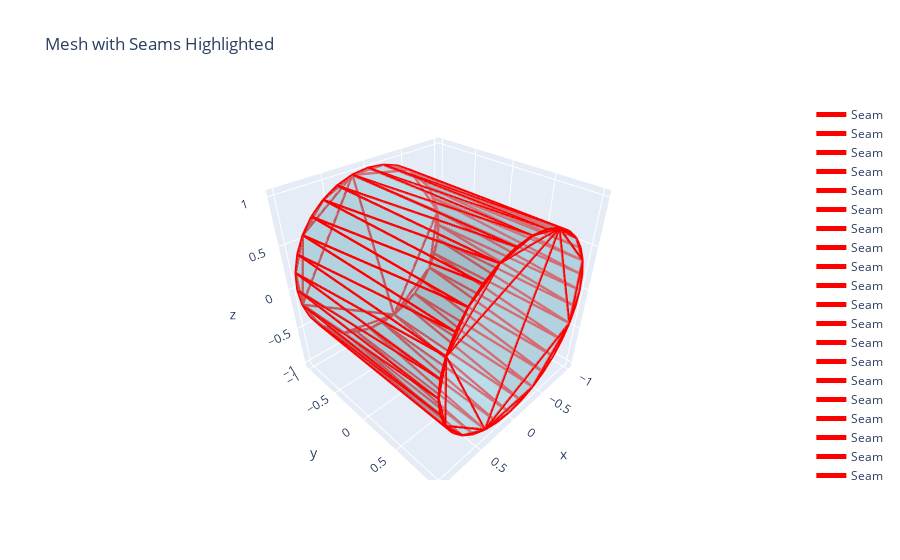

Here is the notebook cell this chart was saved with:
### Code cell
import plotly.graph_objects as go

# --- Plot using Plotly ---
fig = go.Figure()

# Mesh
fig.add_trace(go.Mesh3d(
    x=verts[:,0], y=verts[:,1], z=verts[:,2],
    i=faces[:,0], j=faces[:,1], k=faces[:,2],
    color='lightblue', opacity=0.5, name='Mesh'
))

# Seams as red lines
for e in seam_edges:
    x = verts[e, 0]
    y = verts[e, 1]
    z = verts[e, 2]
    fig.add_trace(go.Scatter3d(
        x=x, y=y, z=z,
        mode='lines',
        line=dict(color='red', width=5),
        name='Seam'
    ))

fig.update_layout(
    scene=dict(aspectmode='data'),
    title="Mesh with Seams Highlighted"
)

fig.show()
